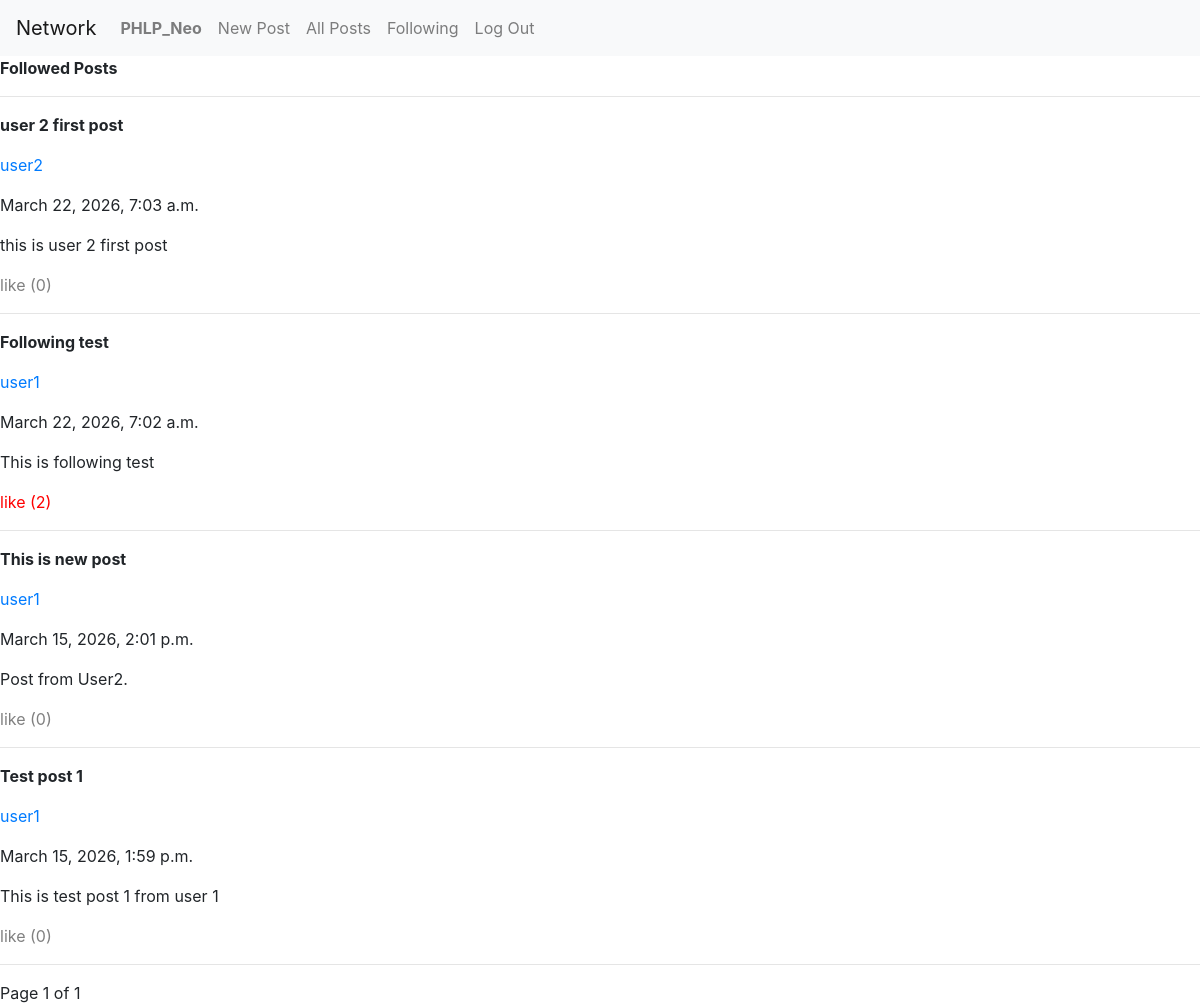
The page /following (signed in) on the database its author committed.
### network/models.py (models this page shows, shortened)
class User(AbstractUser):
    following = models.ManyToManyField("User", related_name="followed_by")

class Post_listing(models.Model):
    title = models.CharField(max_length=64)
    body = models.TextField()
    owner = models.ForeignKey("User", related_name='owner_post', on_delete=models.CASCADE)
    timestamp = models.DateTimeField(auto_now_add=True)
    likes = models.IntegerField()
    liked_person = models.ManyToManyField("User", related_name="like_received")

### network/views.py (the view)
# urls.py: path("following", views.following, name="following"),
def following(request):
    all_post = Post_listing.objects.filter(owner__in=request.user.following.all()).order_by("-timestamp")
    p = Paginator(all_post, 10)
    page_no = request.GET.get("page")
    current_page = p.get_page(page_no)
    return render(request, "network/following.html",{
        "Posts":current_page
    })
    return render(request, "network/following.html")
    pass

### network/templates/network/following.html (shortened to what this page needs)
{% extends "network/layout.html" %}
{% block body %}
<b>
    <p>Followed Posts</p>
</b>
<hr>
{% for post in Posts %}
<p><b>{{post.title}}</b></p>
<p><a href="{% url 'userstats' post.owner.id %}">{{post.owner}}</a></p>
<p>{{post.timestamp}}</p>
<p>{{post.body}}</p>
<a href="#" class="like_button {% if user in post.liked_person.all %}liked{% endif %}" data-post-id="{{ post.id }}">
    like ({{ post.likes }})
</a>
<hr>
{% empty %}
<p>No Post</p>
<hr>
{%endfor%}
<div class="pagination">
    <span>Page {{ Posts.number }} of {{ Posts.paginator.num_pages }}</span>
</div>
{% endblock %}

### network/templates/network/layout.html (shortened to what this page needs)
{% load static %}
<!DOCTYPE html>
<html lang="en">
    <head>
        <link rel="stylesheet" href="https://stackpath.bootstrapcdn.com/bootstrap/4.4.1/css/bootstrap.min.css">
        <link href="{% static 'network/styles.css' %}" rel="stylesheet">
    </head>
    <body>
        <nav class="navbar navbar-expand-lg navbar-light bg-light">
            <a class="navbar-brand" href="#">Network</a>
            <div>
              <ul class="navbar-nav mr-auto">
                {% if user.is_authenticated %}
                    <li class="nav-item">
                        <a class="nav-link" href="{% url 'userstats' user.id %}"><strong>{{ user.username }}</strong></a>
                    </li>
                    <li class="nav-item">
                        <a class="nav-link" href="{% url 'new_post' %}">New Post</a>
                    </li>
                {% endif %}
                <li class="nav-item">
                  <a class="nav-link" href="{% url 'index' %}">All Posts</a>
                </li>
                {% if user.is_authenticated %}
                    <li class="nav-item">
                        <a class="nav-link" href="{% url 'following' %}">Following</a>
                    </li>
                    <li class="nav-item">
                        <a class="nav-link" href="{% url 'logout' %}">Log Out</a>
                    </li>
                {% endif %}
              </ul>
            </div>
          </nav>
        <div class="body">
            {% block body %}
            {% endblock %}
        </div>
    </body>
</html>

### network/static/network/styles.css (style rules this page uses)
.like_button { color: gray; }
.like_button.liked { color: red; }

### rows shown on the page
User: username "PHLP_Neo"
Post_listing: title "user 2 first post", owner "user2", timestamp "March 22, 2026, 7:03 a.m.", body "this is user 2 first post", likes "0"
Post_listing: title "Following test", owner "user1", timestamp "March 22, 2026, 7:02 a.m.", body "This is following test", likes "2"
Post_listing: title "This is new post", owner "user1", timestamp "March 15, 2026, 2:01 p.m.", body "Post from User2.", likes "0"
Post_listing: title "Test post 1", owner "user1", timestamp "March 15, 2026, 1:59 p.m.", body "This is test post 1 from user 1", likes "0"

### other values the page prints
{{ Posts.number }} "1"
{{ Posts.paginator.num_pages }} "1"
